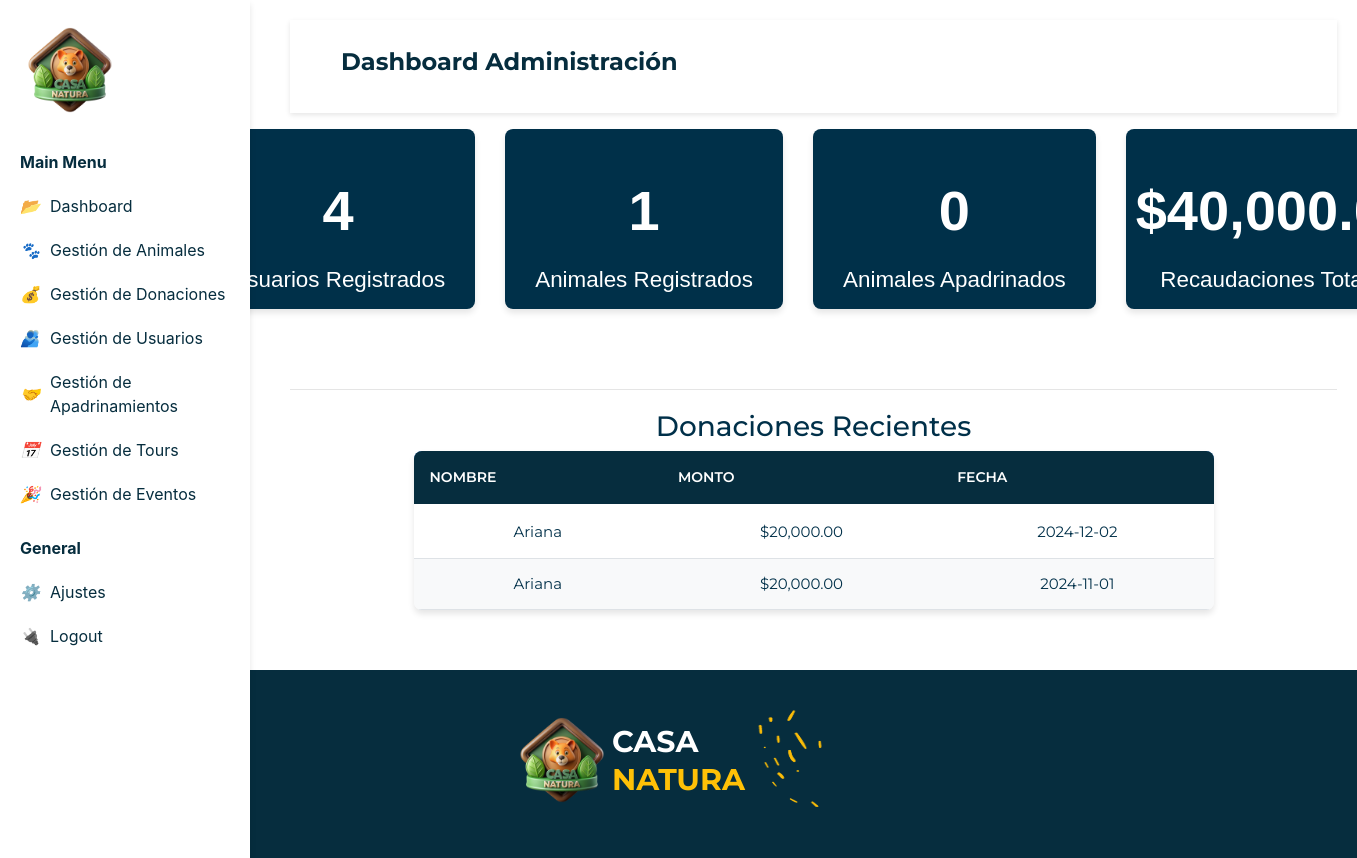
/dashboardAdmin.php, run on the app's committed database.
### tables this page shows
CREATE TABLE `donaciones` (
  `ID_Donacion` int(10) NOT NULL,
  `Monto` int(50) NOT NULL,
  `Fecha` date NOT NULL,
  `ID_Usuario` int(10) NOT NULL,
  `Estado` tinyint(1) NOT NULL,
  `MetodoPago` varchar(50) DEFAULT NULL
);

CREATE TABLE `usuario` (
  `ID_Usuario` int(10) NOT NULL,
  `Nombre` varchar(15) NOT NULL,
  `Password` varchar(250) NOT NULL,
  `Apellido1` varchar(15) NOT NULL,
  `Apellido2` varchar(15) NOT NULL,
  `Correo` varchar(50) NOT NULL,
  `Telefono` int(40) DEFAULT NULL,
  `Donador` tinyint(1) NOT NULL,
  `Estado` varchar(10) NOT NULL
);

### actions/datos_dashboardAdmin.php (called while the page is built)
<?php
include 'conexion.php';
$sql_usuarios = "SELECT COUNT(*) AS total_usuarios FROM usuario";
$result_usuarios = $conn->query($sql_usuarios);
$total_usuarios = 0;
if ($result_usuarios->num_rows > 0) {
    $row = $result_usuarios->fetch_assoc();
    $total_usuarios = $row['total_usuarios'];
} else {
    $total_usuarios = 0;
}
$sql_animales = "SELECT COUNT(*) AS total_animales FROM animal";
$result_animales = $conn->query($sql_animales);
$total_animales = 0;
if ($result_animales->num_rows > 0) {
    $row = $result_animales->fetch_assoc();
    $total_animales = $row['total_animales'];
} else {
    $total_animales = 0;
}
$sql_animales_apadrinados = "SELECT COUNT(*) AS total_apadrinados FROM animal WHERE Apadrinado = 1";
$result_animales_apadrinados = $conn->query($sql_animales_apadrinados);
$total_apadrinados = 0;
if ($result_animales_apadrinados->num_rows > 0) {
    $row = $result_animales_apadrinados->fetch_assoc();
    $total_apadrinados = $row['total_apadrinados'];
} else {
    $total_apadrinados = 0;
}
$sql_total_donaciones = "SELECT SUM(monto) AS total_donaciones FROM donaciones";
$result_total_donaciones = $conn->query($sql_total_donaciones);
$total_donaciones = 0;
if ($result_total_donaciones->num_rows > 0) {
    $row = $result_total_donaciones->fetch_assoc();
    $total_donaciones = $row['total_donaciones'];
} else {
    $total_donaciones = 0;
}
$sql_donaciones = "
    SELECT donaciones.monto, donaciones.fecha, usuario.nombre
    FROM donaciones
    JOIN usuario ON donaciones.ID_Usuario = usuario.ID_Usuario
    ORDER BY donaciones.fecha DESC LIMIT 5
";
$result_donaciones = $conn->query($sql_donaciones);
$donaciones = [];
if ($result_donaciones->num_rows > 0) {
    while ($row = $result_donaciones->fetch_assoc()) {
        $donaciones[] = $row;
    }
}
return [
    'total_usuarios' => $total_usuarios,
    'total_animales' => $total_animales,
    'total_apadrinados' => $total_apadrinados,
    'total_donaciones' => $total_donaciones,
    'donaciones' => $donaciones
];
?>

### dashboardAdmin.php (the view, shortened to what this page needs)
<!DOCTYPE html>
<html lang="es">
<head>
    <link href="https://cdnjs.cloudflare.com/ajax/libs/font-awesome/5.15.4/css/all.min.css" rel="stylesheet">
    <link rel="stylesheet" href="./css/style.css">
    <link rel="stylesheet" href="https://cdn.jsdelivr.net/npm/bootstrap@4.3.1/dist/css/bootstrap.min.css">
</head>
<body>
    <?php
    require './actions/datos_dashboardAdmin.php';
    ?>
    <?php
    include("sidebar.php");
    echo $sidebarAdmin2;
    ?>
    <main>
        <div class="viewport">
            <div class="content">
                <nav class="navbar">
                    <div class="container-fluid">
                        <h2 class="titulo">Dashboard Administración</h2>
                    </div>
                </nav>
                <div class="counter-box-container mt-3">
                    <div class="counter-box">
                        <p><?php echo $total_usuarios; ?></p>
                        <small>Usuarios Registrados</small>
                    </div>
                    <div class="counter-box-second">
                        <p><?php echo $total_animales; ?></p>
                        <small>Animales Registrados</small>
                    </div>
                    <div class="counter-box-second">
                        <p><?php echo $total_apadrinados; ?></p>
                        <small>Animales Apadrinados</small>
                    </div>
                    <div class="counter-box-second">
                        <p>$<?php echo number_format($total_donaciones, 2); ?></p>
                        <small>Recaudaciones Totales</small>
                    </div>
                </div>
                <hr>
                <div class=" align-items-center donation-table-container">
                    <div class=" d-flex justify-content-start">
                        <div class="donation-table text-center">
                            <h3>Donaciones Recientes</h3>
                            <table class="tabla">
                                <thead>
                                    <tr>
                                        <th>Nombre</th>
                                        <th>Monto</th>
                                        <th>Fecha</th>
                                    </tr>
                                </thead>
                                <tbody>
                                    <?php
                                    foreach ($donaciones as $donacion) {
                                        echo "<tr>
                                                <td>" . $donacion['nombre'] . "</td>
                                                <td>$" . number_format($donacion['monto'], 2) . "</td>
                                                <td>" . $donacion['fecha'] . "</td>
                                              </tr>";
                                    }
                                    ?>
                                </tbody>
                            </table>
                        </div>
                    </div>
                </div>
            </div>
        </div>
    </main>
    <?php
    include("sidebar.php");
    echo $footerAdmin;
    ?>
</body>
</html>

### css/style.css (style rules this page uses)
body { font-family: 'Montserrat', sans-serif; margin: 0; display: flex; flex-direction: column; padding: 0; box-sizing: border-box; font-weight: bold; min-height: 100vh; }
main { flex: 1; }
.navbar { display: flex; align-items: baseline; justify-content: space-between; padding: 10px 20px; background-color: #fff; box-shadow: 0 2px 5px rgba(0, 0, 0, 0.1); font-family: 'Montserrat', sans-serif; font-weight: bold; }
.content { margin-left: 270px; padding: 20px; }
.counter-box-container { display: flex; justify-content: center; gap: 30px; margin-bottom: 80px; }
.counter-box, .counter-box-second { display: flex; flex-direction: column; align-items: center; padding: 40px 30px; border-radius: 8px; box-shadow: 0 4px 6px rgba(0, 0, 0, 0.1); width: 300px; height: 180px; text-align: center; font-family: 'Public Sans', sans-serif; }
.counter-box { background-color:#003049; color: #FFFFFF; }
.counter-box-second { background-color:#003049; }
.counter-box p, .counter-box-second p { color: #FFFFFF; font-size: 3.5rem; font-weight: bold; margin: 0; }
.counter-box small, .counter-box-second small { font-size: 1.4rem; color: #FFFFFF; margin-top: 10px; white-space: nowrap; }
.donation-table-container { margin-top: 20px; }
.donation-table { width: 100%; max-width: 800px; color: #003049; margin: 0 auto; font-family: 'Montserrat', sans-serif; }
.donation-table th, .donation-table td { padding: 15px; text-align: center; }
.donation-table h3 { color: #003049; }
.donation-table th { background-color: #062D3E; color: #fff; }
.donation-table tbody tr:nth-child(even) { background-color: #f8f8f8; }
.donation-table tbody tr:nth-child(odd) { background-color: #ffffff; }
.viewport { box-sizing: border-box; max-width: 100%; transition: all 0.5s ease; }
.content { position: relative; margin-right: 0; }
.titulo { color:#062D3E; font-weight:bold; padding:20px; font-family: "Montserrat", Arial, sans-serif; }
table { color:#062D3E; width: 100%; border-collapse:collapse; }
th { background-color: #f9f9f9; }
td { font-weight: 200; }
th, td { color:#062D3E; padding:12px; text-align:left; }
body { font-family: Arial, sans-serif; margin: 0; padding: 0; }
.titulo { font-size: 24px; font-weight: bold; text-align: center; }
.tabla { width: 100%; border-collapse: separate; border-spacing: 0; background-color: #ffffff; box-shadow: 0px 4px 6px rgba(0, 0, 0, 0.1); border-radius: 8px; overflow: hidden; font-family: "Montserrat", Arial, sans-serif; font-size: 15px; color: #003049; }
.tabla thead { background-color: #4A90E2; color: white; }
.tabla thead th { text-transform: uppercase; padding: 16px; font-size: 14px; font-weight: 600; text-align: left; border-bottom: 3px solid #ffffff; }
.tabla td { transition: background-color 0.3s ease; color: #003049; font-weight:400; text-align: center; }
.tabla tbody tr:nth-child(even) { background-color: #f8f9fa; }
.tabla tbody tr:nth-child(odd) { background-color: #ffffff; }
.tabla tbody td { padding: 14px; border-bottom: 1px solid #dee2e6; }

### data on the page
donaciones: ID_Usuario.Nombre "Ariana", Monto "20,000.00", Fecha "2024-12-02"
donaciones: ID_Usuario.Nombre "Ariana", Monto "20,000.00", Fecha "2024-11-01"

### other printed values
$total_usuarios "4"
$total_animales "1"
$total_apadrinados "0"
